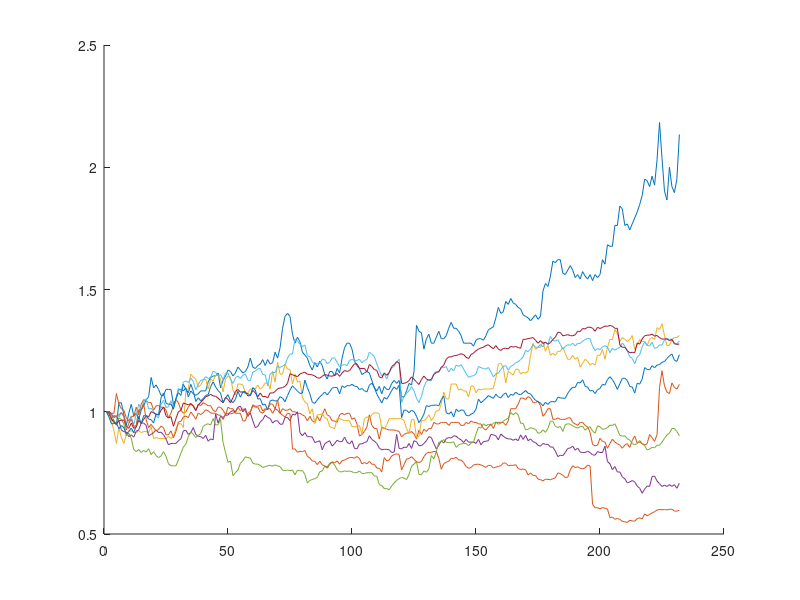

Reproduce this figure in MATLAB. (Note: this script raises an error after producing the figure.)
%% Analysis
clear all, close all
load('Gdata2')
% timeframe for rate of return
TF = 30;

figure(1)
hold on
for ii = 1:nMarkets
    data.(markets{ii}).index = data.(markets{ii}).Close/data.(markets{ii}).Close(1);
    plot(data.(markets{ii}).index)
    
    
    R(:, ii) = (data.(markets{ii}).Close(TF:end-TF)-data.(markets{ii}).Close(1:end-2*TF+1))./data.(markets{ii}).Close(1:end-2*TF+1);
    %R(:, ii) = data.(markets{ii}).index(1:end);
end

r = mean(R)
H = cov(R)
stdev = sqrt(diag(H));


% hold on
% for m = 1:100
%     v = 1;
%     for kk = 2:173
%         v(kk) = v(kk-1)*random('Normal',1+r(1),stdev(1),1,1)^(1/TF);
%     end
% 
%     plot(v)
% end


%% 4. Efficient frontier, stepping in alpha
% b) rho_b = 0.1
rho_b = 0.1;
Aeq_b = [r; ones(size(r))];
beq_b = [rho_b; 1];

% c) rho_c = 0.2
rho_c = 0.2;
Aeq_c = [r; ones(size(r))];
beq_c = [rho_c; 1];

ub = ones(size(r))';
lb = zeros(size(r))';
%lb = -ub;
f = zeros(size(r));
x0 = [];

options = optimoptions('quadprog','Algorithm','interior-point-convex');
options = optimoptions(options,'Display','iter','TolCon', 1e-9,'TolFun',1e-10);

Aeq = ones(size(r));
beq = 1;

alpha = 0:0.05:1;
w4 = zeros(length(alpha),length(r));
sigma_ef = zeros(length(alpha),1);
ret_ef = sigma_ef;
for ai = 1:length(alpha)
    Q = 2*alpha(ai)*H;
    f = (alpha(ai)-1)*r';
    [w4(ai,:),fval,exitflag] = quadprog(Q,f,[],[],Aeq,beq,lb,ub,[],options);
    sigma_ef(ai) = sqrt(w4(ai,:)*H*w4(ai,:)');
    ret_ef(ai) = r*w4(ai,:)';
end

%% Plot efficient frontier
figure(2)
subplot(2,1,1)
plot(stdev,r,'o')
hold on;
plot(sigma_ef,ret_ef)
xlabel('Volatility')
ylabel('Expected return')
legend('Individual assets', 'Efficient frontier')
xlim([0 max(stdev)*1.1])
ylim([min(r) max(r)*1.2])

subplot(2,1,2)
area(sigma_ef,w4)
xlim([sigma_ef(end) sigma_ef(1)])
ylim([0 1])
xlabel('Volatility')
ylabel('Shares in asset')
%legend('1','2','3','4','5')


%% Validate on last part of set
for kk = 1:length(sigma_ef)
    for ii = 1:nMarkets
        GT(ii) = (data.(markets{ii}).Close(end) - data.(markets{ii}).Close(end-TF))/data.(markets{ii}).Close(end-TF); 
    end
    
    ROR(kk) = w4(kk,:)*GT';
end

figure(3)
plot(sigma_ef, ROR)
ylabel('Actual return on investment')
xlabel('Volatility')